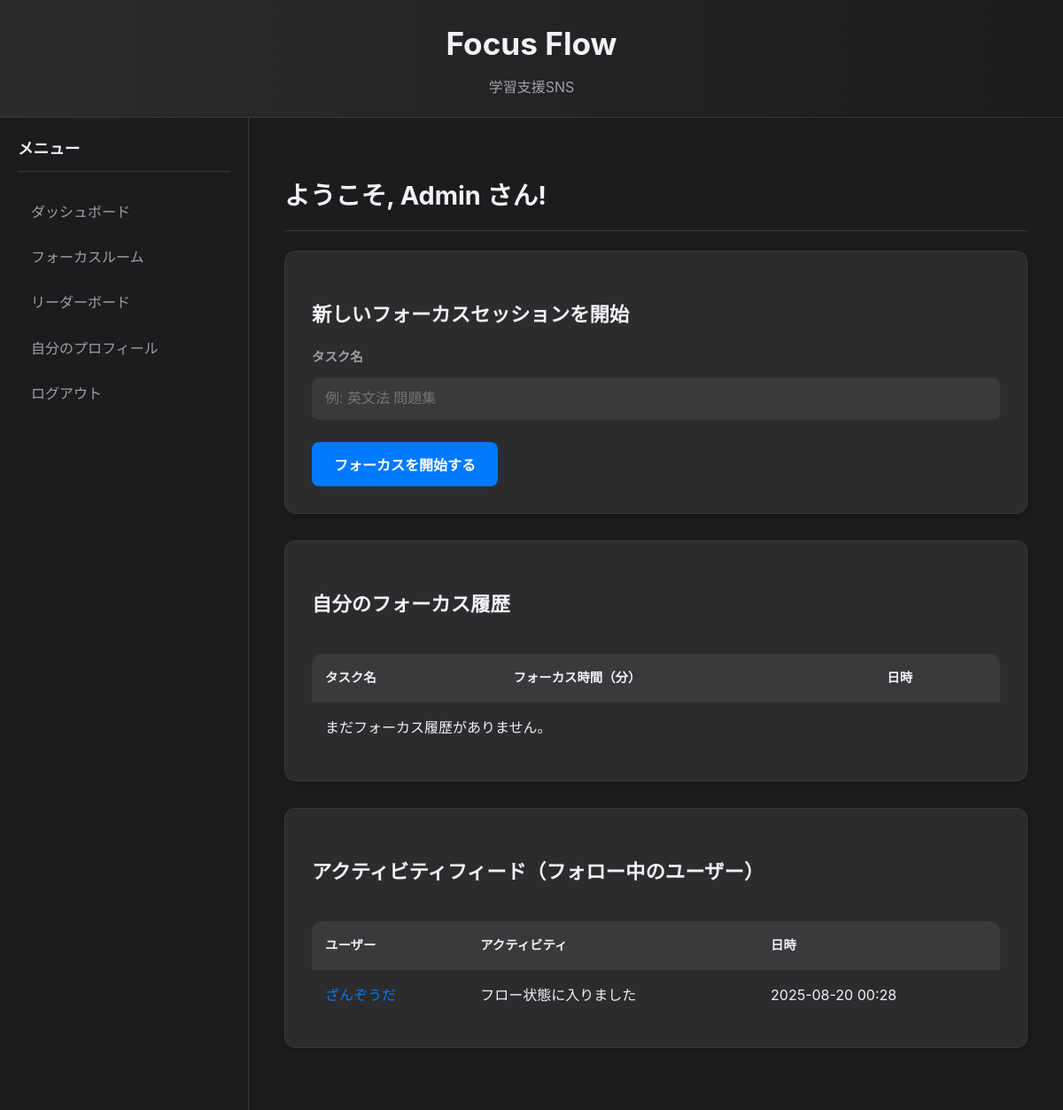
The page /dashboard (signed in) on the database its author committed.
### app/models.py (models this page shows, shortened)
class User(UserMixin, db.Model):
    id = db.Column(db.Integer, primary_key=True)
    email = db.Column(db.String(100), unique=True, nullable=False)
    username = db.Column(db.String(100), nullable=False)
    password_hash = db.Column(db.String(128))
    sessions = db.relationship('FocusSession', backref='author', lazy=True)
    flow_state_logs = db.relationship('FlowStateLog', backref='user', lazy=True)
    status = db.Column(db.String(50), default='オフライン')
    current_gauge_level = db.Column(db.Integer, default=0)
    followed = db.relationship(
        'User', secondary=followers,
        primaryjoin=(followers.c.follower_id == id),
        secondaryjoin=(followers.c.followed_id == id),
        backref=db.backref('followers', lazy='dynamic'), lazy='dynamic')
    created_rooms = db.relationship('FocusRoom', backref='owner', lazy='dynamic')
    joined_rooms = db.relationship('FocusRoom', secondary='room_participants', lazy='dynamic',
                                   backref=db.backref('participants', lazy='dynamic'))

class FlowStateLog(db.Model):
    id = db.Column(db.Integer, primary_key=True)
    timestamp = db.Column(db.DateTime, server_default=db.func.now())
    user_id = db.Column(db.Integer, db.ForeignKey('user.id'), nullable=False)

### app/routes.py (the view)
@main.route('/dashboard')
@login_required
def dashboard():
    my_sessions = FocusSession.query.filter_by(user_id=current_user.id).order_by(FocusSession.timestamp.desc()).all()
    followed_users_ids = [user.id for user in current_user.followed]
    followed_flow_logs = FlowStateLog.query.filter(FlowStateLog.user_id.in_(followed_users_ids)).order_by(FlowStateLog.timestamp.desc()).all()
    return render_template('dashboard.html', username=current_user.username, my_sessions=my_sessions, followed_flow_logs=followed_flow_logs)

### app/__init__.py (called while the page is built)
def create_app():
    app = Flask(__name__)
    app.config['SECRET_KEY'] = 'your_secret_key'
    app.config['SQLALCHEMY_DATABASE_URI'] = 'sqlite:///db.sqlite'
    app.config['SQLALCHEMY_TRACK_MODIFICATIONS'] = False
    db.init_app(app)
    login_manager.init_app(app)
    socketio.init_app(app)
    from .models import User
    @login_manager.user_loader
    def load_user(user_id):
        return User.query.get(int(user_id))
    from .routes import main as main_blueprint
    app.register_blueprint(main_blueprint)
    from . import events # events.py をインポート
    with app.app_context():
        db.create_all()
    return app

### app/routes.py (called while the page is built)
@main.before_app_request
def before_request():
    if not current_user.is_authenticated and request.endpoint and 'static' not in request.endpoint and request.endpoint != 'main.login' and request.endpoint != 'main.register':
        return redirect(url_for('main.login'))

### app/templates/dashboard.html (shortened to what this page needs)
{% extends "base.html" %}
{% block content %}
<h2>ようこそ, {{ username }} さん!</h2>
<section class="card">
    <h3>新しいフォーカスセッションを開始</h3>
    <form action="{{ url_for('main.focus') }}" method="GET">
        <div class="form-group">
            <label for="task_name" class="form-label">タスク名</label>
            <input type="text" id="task_name" name="task" class="form-control" placeholder="例: 英文法 問題集" required>
        </div>
        <button type="submit" class="btn btn-primary">フォーカスを開始する</button>
    </form>
</section>
<section class="card">
    <h3>自分のフォーカス履歴</h3>
    <div class="table-responsive">
        <table class="table">
            <thead>
                <tr>
                    <th>タスク名</th>
                    <th>フォーカス時間（分）</th>
                    <th>日時</th>
                </tr>
            </thead>
            <tbody>
                {% for session in my_sessions %}
                <tr>
                    <td>{{ session.task_name }}</td>
                    <td>{{ session.duration_minutes }}</td>
                    <td>{{ session.timestamp.strftime('%Y-%m-%d %H:%M') }}</td>
                </tr>
                {% else %}
                <tr>
                    <td colspan="3">まだフォーカス履歴がありません。</td>
                </tr>
                {% endfor %}
            </tbody>
        </table>
    </div>
</section>
<section class="card">
    <h3>アクティビティフィード（フォロー中のユーザー）</h3>
    <div class="table-responsive">
        <table class="table">
            <thead>
                <tr>
                    <th>ユーザー</th>
                    <th>アクティビティ</th>
                    <th>日時</th>
                </tr>
            </thead>
            <tbody>
                {% for log in followed_flow_logs %}
                <tr>
                    <td><a href="{{ url_for('main.user', username=log.user.username) }}">{{ log.user.username }}</a></td>
                    <td>フロー状態に入りました</td>
                    <td>{{ log.timestamp.strftime('%Y-%m-%d %H:%M') }}</td>
                </tr>
                {% else %}
                <tr>
                    <td colspan="3">フォローしているユーザーの活動はまだありません。</td>
                </tr>
                {% endfor %}
            </tbody>
        </table>
    </div>
</section>
{% endblock %}

### app/static/css/style.css (style rules this page uses)
:root { --primary-color: #007aff; --background-color: #1c1c1e; --card-bg-color: #2c2c2e; --text-color: #f2f2f7; --text-secondary-color: #a0a0a5; --border-color: #38383a; --shadow-color: rgba(0, 0, 0, 0.2); --border-radius: 12px; --font-family: -apple-system, BlinkMacSystemFont, 'Segoe UI', Roboto, 'Helvetica Neue', Arial, 'Hiragino Kaku Gothic ProN', 'Hiragino Sans', Meiryo, sans-serif; }
body { font-family: var(--font-family); background-color: var(--background-color); color: var(--text-color); margin: 0; line-height: 1.7; -webkit-font-smoothing: antialiased; -moz-osx-font-smoothing: grayscale; }
.card { background-color: var(--card-bg-color); border-radius: var(--border-radius); border: 1px solid var(--border-color); box-shadow: 0 2px 8px var(--shadow-color); padding: 30px; margin-bottom: 30px; transition: border-color 0.3s, transform 0.3s; }
h1, h2, h3, h4, h5, h6 { font-weight: 700; margin-bottom: 0.75em; color: var(--text-color); }
h2 { font-size: 1.8rem; border-bottom: 1px solid var(--border-color); padding-bottom: 0.5em; }
h3 { font-size: 1.4rem; }
a { color: var(--primary-color); text-decoration: none; transition: color 0.2s; }
.btn { display: inline-block; padding: 12px 24px; border: 1px solid transparent; border-radius: 8px; cursor: pointer; font-size: 1rem; font-weight: 600; text-align: center; text-decoration: none; transition: all 0.2s ease-in-out; margin-right: 10px; }
.btn-primary { background-color: var(--primary-color); color: white; }
.form-group { margin-bottom: 25px; }
.form-label { display: block; font-weight: 600; margin-bottom: 10px; font-size: 0.9rem; color: var(--text-secondary-color); }
.form-control { width: 100%; padding: 14px; font-size: 1rem; background-color: #3a3a3c; border: 1px solid var(--border-color); border-radius: 8px; box-sizing: border-box; color: var(--text-color); transition: border-color 0.3s, box-shadow 0.3s; }
.table { width: 100%; border-collapse: collapse; margin-top: 20px; background-color: var(--card-bg-color); border-radius: var(--border-radius); overflow: hidden; }
.table th, .table td { padding: 15px; text-align: left; border-bottom: 1px solid var(--border-color); }
.table th { background-color: #3a3a3c; color: var(--text-color); font-weight: 600; font-size: 0.9rem; text-transform: uppercase; }
.table tbody tr:last-child td { border-bottom: none; }
.table-responsive { overflow-x: auto; -webkit-overflow-scrolling: touch; }

### rows shown on the page
User: username "Admin"
FlowStateLog: user.username "ざんぞうだ", timestamp "2025-08-20 00:28"
